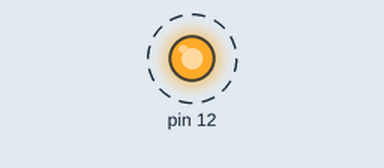
This program was run on a simulated Raspberry Pi (header pin numbers). Shown: output pins drawn as LEDs (lit = HIGH). Dashed ring = blinking.

Above: at 0.2 s.
Timing chart, 0 to 3.0 s (numbered marks = the images above):
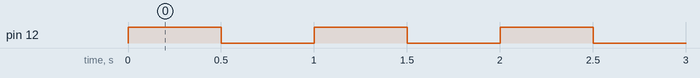

The program:

untitled.py
```python
#!/usr/bin/env python

import RPi.GPIO as GPIO
import time

GPIO.setmode(GPIO.BOARD) #BCM -- GPIO Number ; BOARD -- Pin Number
GPIO.setup(12,GPIO.OUT)

try:
	while True:
		GPIO.output(12,True)
		time.sleep(0.5)
		GPIO.output(12,False)
		time.sleep(0.5)

except KeyboardInterrupt: # wait for ctrl+C Command
	GPIO.cleanup() # Will delete GPIO Setup
 	print "hello World"


print "hello world"
```

Measured:
- by itself, pin 12: alternates HIGH for 0.50 s and LOW for 0.50 s
